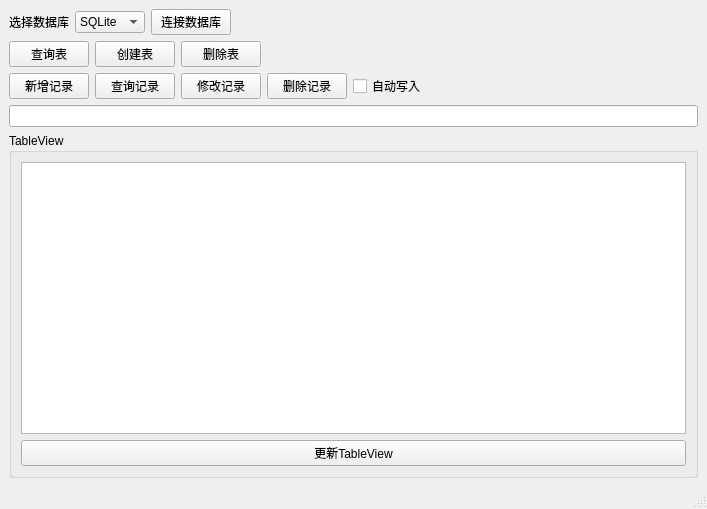
<?xml version="1.0" encoding="UTF-8"?>
<ui version="4.0">
 <class>MainWindow</class>
 <widget class="QMainWindow" name="MainWindow">
  <property name="geometry">
   <rect>
    <x>0</x>
    <y>0</y>
    <width>707</width>
    <height>509</height>
   </rect>
  </property>
  <property name="windowTitle">
   <string>MainWindow</string>
  </property>
  <widget class="QWidget" name="centralwidget">
   <layout class="QVBoxLayout" name="verticalLayout_2">
    <item>
     <layout class="QHBoxLayout" name="horizontalLayout">
      <item>
       <widget class="QLabel" name="label">
        <property name="text">
         <string>选择数据库</string>
        </property>
       </widget>
      </item>
      <item>
       <widget class="QComboBox" name="cBoxDbType">
        <item>
         <property name="text">
          <string>SQLite</string>
         </property>
        </item>
        <item>
         <property name="text">
          <string>MySQL</string>
         </property>
        </item>
       </widget>
      </item>
      <item>
       <widget class="QPushButton" name="btnConnect">
        <property name="text">
         <string>连接数据库</string>
        </property>
       </widget>
      </item>
      <item>
       <spacer name="horizontalSpacer">
        <property name="orientation">
         <enum>Qt::Horizontal</enum>
        </property>
        <property name="sizeHint" stdset="0">
         <size>
          <width>40</width>
          <height>20</height>
         </size>
        </property>
       </spacer>
      </item>
     </layout>
    </item>
    <item>
     <layout class="QHBoxLayout" name="horizontalLayout_3">
      <item>
       <widget class="QPushButton" name="pushButton_2">
        <property name="text">
         <string>查询表</string>
        </property>
       </widget>
      </item>
      <item>
       <widget class="QPushButton" name="pushButton_3">
        <property name="text">
         <string>创建表</string>
        </property>
       </widget>
      </item>
      <item>
       <widget class="QPushButton" name="pushButton_4">
        <property name="text">
         <string>删除表</string>
        </property>
       </widget>
      </item>
      <item>
       <spacer name="horizontalSpacer_2">
        <property name="orientation">
         <enum>Qt::Horizontal</enum>
        </property>
        <property name="sizeHint" stdset="0">
         <size>
          <width>40</width>
          <height>20</height>
         </size>
        </property>
       </spacer>
      </item>
     </layout>
    </item>
    <item>
     <layout class="QHBoxLayout" name="horizontalLayout_2">
      <item>
       <widget class="QPushButton" name="ptnAdd">
        <property name="text">
         <string>新增记录</string>
        </property>
       </widget>
      </item>
      <item>
       <widget class="QPushButton" name="btnQuery">
        <property name="text">
         <string>查询记录</string>
        </property>
       </widget>
      </item>
      <item>
       <widget class="QPushButton" name="pushButton_7">
        <property name="text">
         <string>修改记录</string>
        </property>
       </widget>
      </item>
      <item>
       <widget class="QPushButton" name="pushButton_8">
        <property name="text">
         <string>删除记录</string>
        </property>
       </widget>
      </item>
      <item>
       <widget class="QCheckBox" name="checkBox">
        <property name="text">
         <string>自动写入</string>
        </property>
       </widget>
      </item>
      <item>
       <spacer name="horizontalSpacer_3">
        <property name="orientation">
         <enum>Qt::Horizontal</enum>
        </property>
        <property name="sizeHint" stdset="0">
         <size>
          <width>40</width>
          <height>20</height>
         </size>
        </property>
       </spacer>
      </item>
     </layout>
    </item>
    <item>
     <widget class="QLineEdit" name="lineEdit"/>
    </item>
    <item>
     <widget class="QGroupBox" name="groupBox">
      <property name="title">
       <string>TableView</string>
      </property>
      <layout class="QVBoxLayout" name="verticalLayout">
       <item>
        <widget class="QTableView" name="tableView"/>
       </item>
       <item>
        <widget class="QPushButton" name="btnUpdateTable">
         <property name="text">
          <string>更新TableView</string>
         </property>
        </widget>
       </item>
      </layout>
     </widget>
    </item>
   </layout>
  </widget>
  <widget class="QMenuBar" name="menubar">
   <property name="geometry">
    <rect>
     <x>0</x>
     <y>0</y>
     <width>707</width>
     <height>26</height>
    </rect>
   </property>
  </widget>
  <widget class="QStatusBar" name="statusbar"/>
 </widget>
 <resources/>
 <connections/>
</ui>
